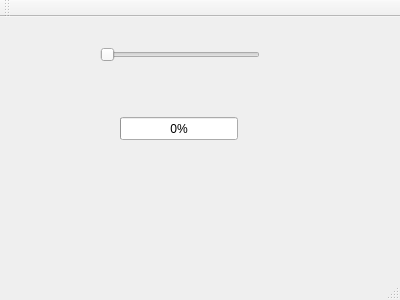
<?xml version="1.0" encoding="UTF-8"?>
<ui version="4.0">
 <class>MainWindow</class>
 <widget class="QMainWindow" name="MainWindow">
  <property name="geometry">
   <rect>
    <x>0</x>
    <y>0</y>
    <width>400</width>
    <height>300</height>
   </rect>
  </property>
  <property name="windowTitle">
   <string>MainWindow</string>
  </property>
  <widget class="QWidget" name="centralWidget">
   <widget class="QSlider" name="horizontalSlider">
    <property name="geometry">
     <rect>
      <x>100</x>
      <y>30</y>
      <width>160</width>
      <height>16</height>
     </rect>
    </property>
    <property name="orientation">
     <enum>Qt::Horizontal</enum>
    </property>
   </widget>
   <widget class="QProgressBar" name="progressBar">
    <property name="geometry">
     <rect>
      <x>120</x>
      <y>100</y>
      <width>118</width>
      <height>23</height>
     </rect>
    </property>
    <property name="value">
     <number>0</number>
    </property>
   </widget>
  </widget>
  <widget class="QMenuBar" name="menuBar">
   <property name="geometry">
    <rect>
     <x>0</x>
     <y>0</y>
     <width>400</width>
     <height>23</height>
    </rect>
   </property>
  </widget>
  <widget class="QToolBar" name="mainToolBar">
   <attribute name="toolBarArea">
    <enum>TopToolBarArea</enum>
   </attribute>
   <attribute name="toolBarBreak">
    <bool>false</bool>
   </attribute>
  </widget>
  <widget class="QStatusBar" name="statusBar"/>
 </widget>
 <layoutdefault spacing="6" margin="11"/>
 <resources/>
 <connections/>
</ui>
